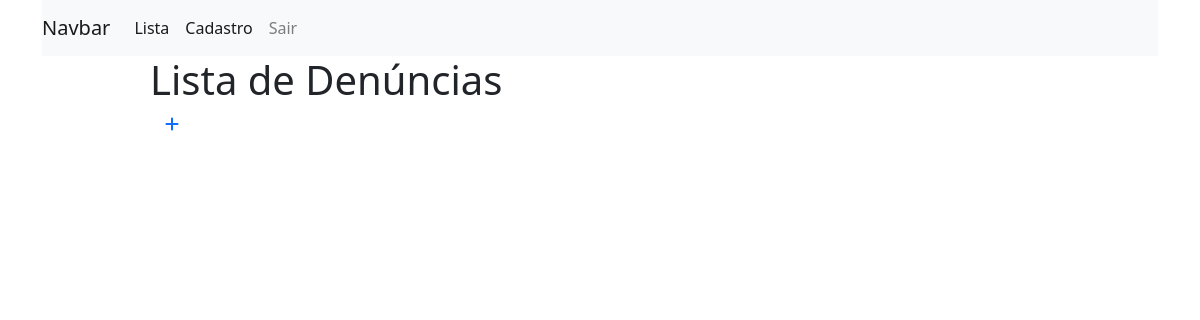
Before: / (signed in) with the older database file.
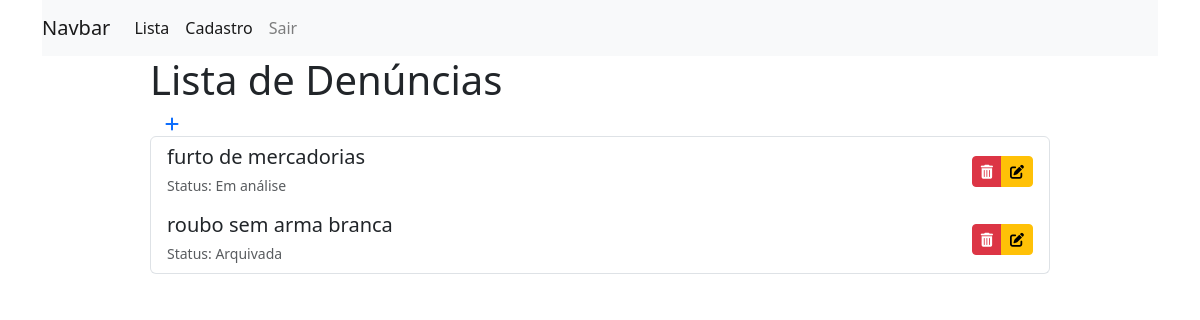
After: the same page with the newer database file.
### denuncia/models.py (models this page shows, shortened)
class Denuncia(models.Model):
    STATUS=(
        ('analysis', 'Em análise'),
        ('archived', 'Arquivada'),
        ('completed', 'Concluída'),
    )
    nome = models.CharField(max_length=255, verbose_name="Nome completo",  blank=False,null=False)
    cpf = models.CharField(max_length=255, verbose_name="CPF",  blank=False,null=False)
    endereco = models.TextField(max_length=255, verbose_name="Endereço completo",  blank=False,null=False)
    descricao = models.TextField(max_length=255, verbose_name="Descricao",  blank=False,null=False)
    celular = models.CharField(max_length=255, verbose_name="Celular",  blank=True,null=True)
    status_denuncia = models.CharField(
        max_length=10, verbose_name="Status",
         blank=False,null=False, choices=STATUS)
    created_at =models.DateTimeField(auto_now_add= True)
    update_at =models.DateTimeField(auto_now= True)

### denuncia/views.py (the view)
# urls.py: path('',  login_required(views.denunciaList), name="denuncia_list"),
def denunciaList(request):
    denuncia = Denuncia.objects.all().order_by('-created_at')
    return render(request, 'denuncia/list.html', {'denuncia':denuncia})

### denuncia/templates/denuncia/list.html (shortened to what this page needs)
{%extends 'base.html'%}
{%block content%}
<div class="offset-1 col-10  list-div">
<h1>Lista de Denúncias</h1>
    <a href="/denuncia/add">
        <div class="col-2 add-div">
            <i class="fas fa-plus"></i>
        </div>
    </a>
    <ul class="list-group">
        {%for den in denuncia%}
        <li class="list-group-item d-flex justify-content-between align-items-center denuncia-item">
            <div>
            <h5 class="mb-1">
                <a href="/denuncia/{{ den.id }}" class="text-decoration-none text-dark">
                    {{ den.descricao }}
                </a>
            </h5>
            <small class="text-muted">Status: {{ den.get_status_denuncia_display }}</small>
        </div>
        <div class="btn-group">
            <a href="/denuncia/delete/{{ den.id }}" class="btn btn-sm btn-danger">
            <span><i class="fas fa-trash-alt"></i></span>
            </a>
            <a href="/denuncia/edit/{{den.id}}" class="btn btn-sm btn-warning">
            <span><i class="fas fa-edit"></i></span>
            </a>
            </div>
        </li>
        {% endfor%}
    </ul>
</div>
{%endblock%}

### denuncia/templates/base.html (shortened to what this page needs)
{%load static%}
<!DOCTYPE html>
<html lang="en">
<head>
    <link rel="stylesheet" href="{%static 'css/styles.css'%}">
    <link rel="stylesheet" href="https://stackpath.bootstrapcdn.com/bootstrap/4.1.3/css/bootstrap.min.css">
    <link rel="stylesheet" href="https://cdnjs.cloudflare.com/ajax/libs/font-awesome/6.5.0/css/all.min.css">
    <link rel="stylesheet" href="https://cdnjs.cloudflare.com/ajax/libs/bootstrap/5.3.0/css/bootstrap.min.css">
  </head>
<body>
    <div class="container">
        <nav class="navbar navbar-expand-lg navbar-light bg-light">
            <a class="navbar-brand" href="#">Navbar</a>
            <div class="collapse navbar-collapse" id="conteudoNavbarSuportado">
              <ul class="navbar-nav mr-auto">
                {% if user.is_authenticated %}
                <li class="nav-item active">
                  <a class="nav-link" href="/">Lista</a>
                </li>
                <li class="nav-item active">
                    <a class="nav-link" href="/denuncia/add">Cadastro </a>
                </li>
                <li class="nav-item active">
                  <form action="{% url 'logout' %}" method="POST">
                    <button type="submit" class="btn btn-link nav-link">Sair</button>
                </form>
              </li>
              {% else %}
                  <li class="nav-item active">
                      <a class="nav-link" href="/accounts/login">Entrar</a>
                  </li>
                {% endif %}
                </ul>
            </div>
        </nav>
        {% block content%}
        {%endblock%}
    </div>
</body>
</html>

Changed rows visible on the page:
added Denuncia: descricao "furto de mercadorias", status_denuncia "Em análise"
added Denuncia: descricao "roubo sem arma branca", status_denuncia "Arquivada"
